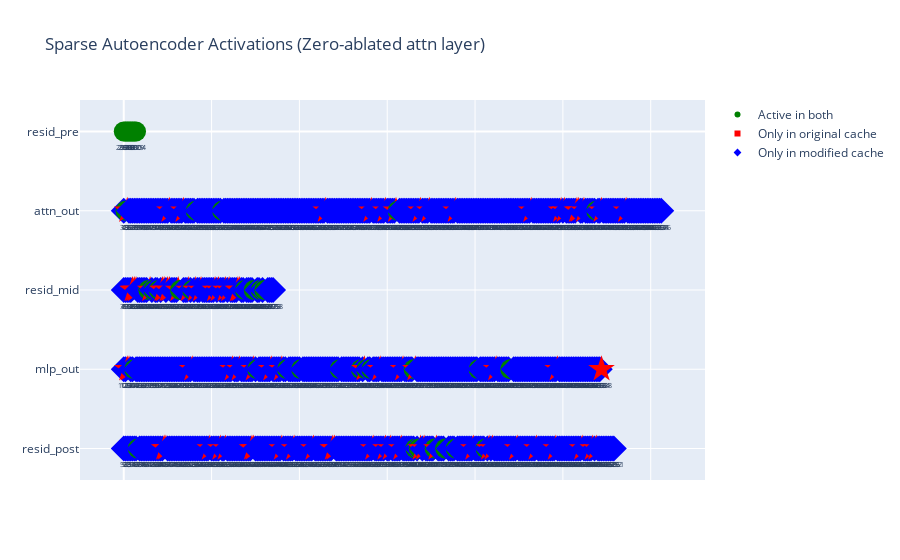
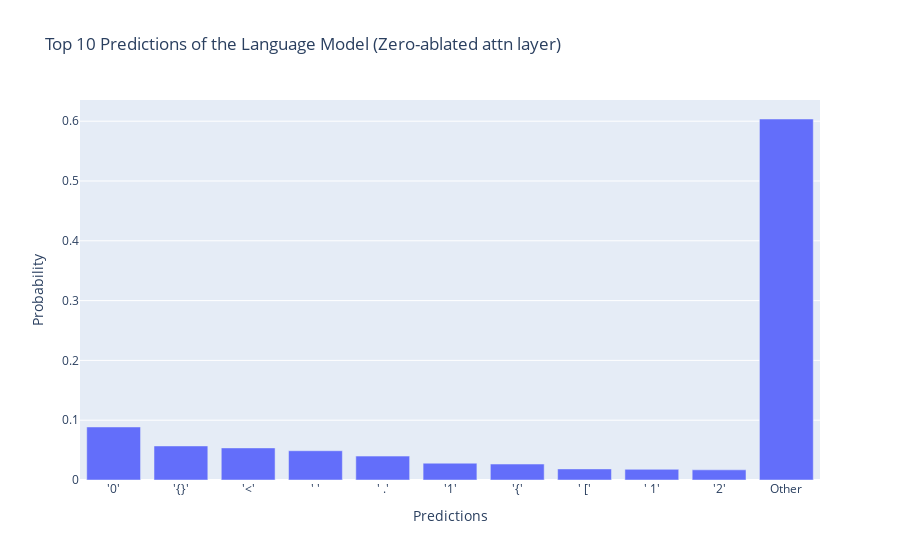

The cell these charts' notebook holds for them, in order:
### Markdown cell above
### Sanity check: ablating attn_out completely makes the model unable to predict "include"
Doing zero-ablation for now, note that this might mean the results are wrong
because this is taking the model out of distribution in a pretty major way.

### Code cell
def full_zero_ablate_hook(acts, hook, seq_pos=seq_pos):
    acts[:, seq_pos] = 0
    return acts

with model.hooks(fwd_hooks=[(get_act_name("attn_out", 0), full_zero_ablate_hook)]):
    no_attn_logits, no_attn_cache = model.run_with_cache(prompt)
    plot_sae_activations(clean_cache, no_attn_cache, "(Zero-ablated attn layer)")
    logits_plot(no_attn_logits, "(Zero-ablated attn layer)")

### Figure 1 — Plotly figure (JSON) as saved in the notebook; plotly's stock layout.template omitted (floating-point values rounded to 4 significant figures; data arrays with more than 128 entries replaced by an {"elided": "..."} marker saying what was removed)
{"data": [{"hoverinfo": "text", "hovertext": ["Feature 2096", "Feature 2619", "Feature 3908", "Feature 5268", "Feature 6201", "Feature 9200", "Feature 10129", "Feature 16104"], "marker": {"color": ["green", "green", "green", "green", "green", "green", "green", "green"], "size": 20, "symbol": ["circle", "circle", "circle", "circle", "circle", "circle", "circle", "circle"]}, "mode": "markers+text", "name": "resid_pre", "showlegend": false, "text": ["2096", "2619", "3908", "5268", "6201", "9200", "10129", "16104"], "textfont": {"size": 7}, "textposition": "bottom center", "type": "scatter", "x": [0, 1, 2, 3, 4, 5, 6, 7], "y": [0, 0, 0, 0, 0, 0, 0, 0]}, {"hoverinfo": "text", "hovertext": {"elided": "307 str values"}, "marker": {"color": {"elided": "307 str values"}, "size": 20, "symbol": {"elided": "307 str values"}}, "mode": "markers+text", "name": "attn_out", "showlegend": false, "text": {"elided": "307 str values"}, "textfont": {"size": 7}, "textposition": "bottom center", "type": "scatter", "x": {"elided": "307 int values"}, "y": {"elided": "307 int values"}}, {"hoverinfo": "text", "hovertext": ["Feature 8", "Feature 399", "Feature 434", "Feature 536", "Feature 1087", "Feature 1208", "Feature 1256", "Feature 1694", "Feature 1877", "Feature 1944", "Feature 2485", "Feature 2873", "Feature 2980", "Feature 3034", "Feature 3198", "Feature 3701", "Feature 3926", "Feature 4090", "Feature 4141", "Feature 4178", "Feature 4259", "Feature 4614", "Feature 4697", "Feature 4767", "Feature 4779", "Feature 5136", "Feature 5310", "Feature 5423", "Feature 5460", "Feature 5607", "Feature 5644", "Feature 5694", "Feature 5712", "Feature 5829", "Feature 6149", "Feature 6264", "Feature 6298", "Feature 6391", "Feature 6489", "Feature 6514", "Feature 6530", "Feature 6693", "Feature 7089", "Feature 7296", "Feature 7346", "Feature 7561", "Feature 7904", "Feature 8016", "Feature 8252", "Feature 8378", "Feature 8566", "Feature 8632", "Feature 8680", "Feature 8689", "Feature 8888", "Feature 9457", "Feature 9496", "Feature 9621", "Feature 10027", "Feature 10234", "Feature 10355", "Feature 10359", "Feature 10744", "Feature 10781", "Feature 10800", "Feature 10936", "Feature 10947", "Feature 11748", "Feature 12090", "Feature 12322", "Feature 12453", "Feature 12538", "Feature 12645", "Feature 13148", "Feature 13190", "Feature 14601", "Feature 14841", "Feature 14899", "Feature 15452", "Feature 15637", "Feature 15686", "Feature 15687", "Feature 15913", "Feature 15935", "Feature 15978", "Feature 16058"], "marker": {"color": ["blue", "blue", "blue", "blue", "blue", "red", "red", "red", "blue", "blue", "blue", "blue", "blue", "blue", "green", "red", "blue", "green", "blue", "blue", "green", "blue", "red", "red", "blue", "red", "red", "blue", "blue", "blue", "blue", "red", "green", "green", "blue", "blue", "blue", "red", "blue", "green", "blue", "red", "blue", "blue", "red", "blue", "blue", "blue", "blue", "blue", "blue", "blue", "red", "blue", "red", "blue", "blue", "blue", "red", "blue", "red", "blue", "blue", "blue", "blue", "red", "red", "blue", "blue", "green", "blue", "blue", "blue", "blue", "green", "green", "blue", "blue", "green", "blue", "green", "green", "blue", "blue", "blue", "blue"], "size": 20, "symbol": ["diamond", "diamond", "diamond", "diamond", "diamond", "star", "star", "star", "diamond", "diamond", "diamond", "diamond", "diamond", "diamond", "circle", "star", "diamond", "circle", "diamond", "diamond", "circle", "diamond", "star", "star", "diamond", "star", "star", "diamond", "diamond", "diamond", "diamond", "star", "circle", "circle", "diamond", "diamond", "diamond", "star", "diamond", "circle", "diamond", "star", "diamond", "diamond", "star", "diamond", "diamond", "diamond", "diamond", "diamond", "diamond", "diamond", "star", "diamond", "star", "diamond", "diamond", "diamond", "star", "diamond", "star", "diamond", "diamond", "diamond", "diamond", "star", "star", "diamond", "diamond", "circle", "diamond", "diamond", "diamond", "diamond", "circle", "circle", "diamond", "diamond", "circle", "diamond", "circle", "circle", "diamond", "diamond", "diamond", "diamond"]}, "mode": "markers+text", "name": "resid_mid", "showlegend": false, "text": ["8", "399", "434", "536", "1087", "1208", "1256", "1694", "1877", "1944", "2485", "2873", "2980", "3034", "3198", "3701", "3926", "4090", "4141", "4178", "4259", "4614", "4697", "4767", "4779", "5136", "5310", "5423", "5460", "5607", "5644", "5694", "5712", "5829", "6149", "6264", "6298", "6391", "6489", "6514", "6530", "6693", "7089", "7296", "7346", "7561", "7904", "8016", "8252", "8378", "8566", "8632", "8680", "8689", "8888", "9457", "9496", "9621", "10027", "10234", "10355", "10359", "10744", "10781", "10800", "10936", "10947", "11748", "12090", "12322", "12453", "12538", "12645", "13148", "13190", "14601", "14841", "14899", "15452", "15637", "15686", "15687", "15913", "15935", "15978", "16058"], "textfont": {"size": 7}, "textposition": "bottom center", "type": "scatter", "x": [0, 1, 2, 3, 4, 5, 6, 7, 8, 9, 10, 11, 12, 13, 14, 15, 16, 17, 18, 19, 20, 21, 22, 23, 24, 25, 26, 27, 28, 29, 30, 31, 32, 33, 34, 35, 36, 37, 38, 39, 40, 41, 42, 43, 44, 45, 46, 47, 48, 49, 50, 51, 52, 53, 54, 55, 56, 57, 58, 59, 60, 61, 62, 63, 64, 65, 66, 67, 68, 69, 70, 71, 72, 73, 74, 75, 76, 77, 78, 79, 80, 81, 82, 83, 84, 85], "y": [2, 2, 2, 2, 2, 2, 2, 2, 2, 2, 2, 2, 2, 2, 2, 2, 2, 2, 2, 2, 2, 2, 2, 2, 2, 2, 2, 2, 2, 2, 2, 2, 2, 2, 2, 2, 2, 2, 2, 2, 2, 2, 2, 2, 2, 2, 2, 2, 2, 2, 2, 2, 2, 2, 2, 2, 2, 2, 2, 2, 2, 2, 2, 2, 2, 2, 2, 2, 2, 2, 2, 2, 2, 2, 2, 2, 2, 2, 2, 2, 2, 2, 2, 2, 2, 2]}, {"hoverinfo": "text", "hovertext": {"elided": "273 str values"}, "marker": {"color": {"elided": "273 str values"}, "size": 20, "symbol": {"elided": "273 str values"}}, "mode": "markers+text", "name": "mlp_out", "showlegend": false, "text": {"elided": "273 str values"}, "textfont": {"size": 7}, "textposition": "bottom center", "type": "scatter", "x": {"elided": "273 int values"}, "y": {"elided": "273 int values"}}, {"hoverinfo": "text", "hovertext": {"elided": "280 str values"}, "marker": {"color": {"elided": "280 str values"}, "size": 20, "symbol": {"elided": "280 str values"}}, "mode": "markers+text", "name": "resid_post", "showlegend": false, "text": {"elided": "280 str values"}, "textfont": {"size": 7}, "textposition": "bottom center", "type": "scatter", "x": {"elided": "280 int values"}, "y": {"elided": "280 int values"}}, {"marker": {"color": "green", "symbol": "circle"}, "mode": "markers", "name": "Active in both", "type": "scatter", "x": [null], "y": [null]}, {"marker": {"color": "red", "symbol": "square"}, "mode": "markers", "name": "Only in original cache", "type": "scatter", "x": [null], "y": [null]}, {"marker": {"color": "blue", "symbol": "diamond"}, "mode": "markers", "name": "Only in modified cache", "type": "scatter", "x": [null], "y": [null]}], "layout": {"showlegend": true, "title": {"text": "Sparse Autoencoder Activations (Zero-ablated attn layer)"}, "xaxis": {"showticklabels": false, "title": {"text": ""}}, "yaxis": {"autorange": "reversed", "tickmode": "array", "ticktext": ["resid_pre", "attn_out", "resid_mid", "mlp_out", "resid_post"], "tickvals": [0, 1, 2, 3, 4]}}}

### Figure 2 — Plotly figure (JSON) as saved in the notebook; plotly's stock layout.template omitted (floating-point values rounded to 4 significant figures)
{"data": [{"alignmentgroup": "True", "hovertemplate": "Predictions=%{x}<br>Probability=%{y}<extra></extra>", "legendgroup": "", "marker": {"color": "#636efa", "pattern": {"shape": ""}}, "name": "", "offsetgroup": "", "orientation": "v", "showlegend": false, "textposition": "auto", "type": "bar", "x": ["'0'", "'{}'", "'<'", "'\n'", "' .'", "'1'", "'{'", "' ['", "' 1'", "'2'", "Other"], "xaxis": "x", "y": [0.08867, 0.05695, 0.05366, 0.04893, 0.03996, 0.02809, 0.02666, 0.01853, 0.01786, 0.01702, 0.6037], "yaxis": "y"}], "layout": {"barmode": "relative", "legend": {"tracegroupgap": 0}, "title": {"text": "Top 10 Predictions of the Language Model (Zero-ablated attn layer)"}, "xaxis": {"anchor": "y", "domain": [0, 1], "title": {"text": "Predictions"}}, "yaxis": {"anchor": "x", "domain": [0, 1], "title": {"text": "Probability"}}}}
